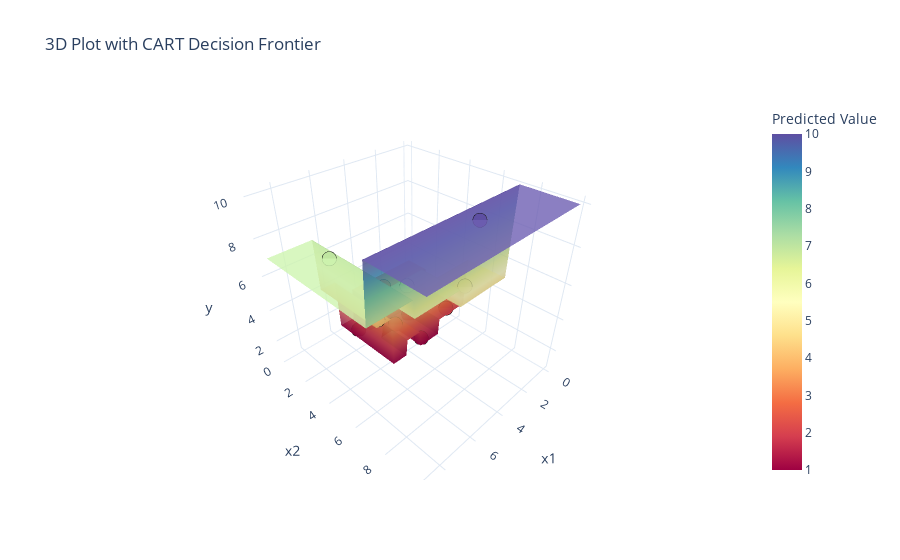

The notebook cell saved with this chart:
### Code cell
fig_3d = go.Figure()

fig_3d.add_trace(
    go.Surface(
        z=y_grid,
        x=x1_range,
        y=x2_range,
        colorscale="Spectral",
        opacity=0.8,
        showscale=True,
        colorbar=dict(title="Predicted Value"),
    )
)

fig_3d.add_trace(
    go.Scatter3d(
        x=X[:, 0],
        y=X[:, 1],
        z=y,
        mode="markers",
        marker=dict(size=5, color=y, colorscale="Spectral", line=dict(width=1, color="black")),
        name="Data Points",
    )
)

fig_3d.update_layout(
    title="3D Plot with CART Decision Frontier",
    scene=dict(
        xaxis_title="x1",
        yaxis_title="x2",
        zaxis_title="y",
    ),
    template="plotly_white",
    showlegend=False,
)

# Display the plots
fig_3d.show()

### Figure 1 — Plotly figure (JSON) as saved in the notebook; plotly's stock layout.template omitted (floating-point values rounded to 4 significant figures; data arrays with more than 128 entries replaced by an {"elided": "..."} marker saying what was removed)
{"data": [{"colorbar": {"title": {"text": "Predicted Value"}}, "colorscale": [[0, "rgb(158,1,66)"], [0.1, "rgb(213,62,79)"], [0.2, "rgb(244,109,67)"], [0.3, "rgb(253,174,97)"], [0.4, "rgb(254,224,139)"], [0.5, "rgb(255,255,191)"], [0.6, "rgb(230,245,152)"], [0.7, "rgb(171,221,164)"], [0.8, "rgb(102,194,165)"], [0.9, "rgb(50,136,189)"], [1, "rgb(94,79,162)"]], "opacity": 0.8, "showscale": true, "type": "surface", "x": [0, 0.09091, 0.1818, 0.2727, 0.3636, 0.4545, 0.5455, 0.6364, 0.7273, 0.8182, 0.9091, 1, 1.091, 1.182, 1.273, 1.364, 1.455, 1.545, 1.636, 1.727, 1.818, 1.909, 2, 2.091, 2.182, 2.273, 2.364, 2.455, 2.545, 2.636, 2.727, 2.818, 2.909, 3, 3.091, 3.182, 3.273, 3.364, 3.455, 3.545, 3.636, 3.727, 3.818, 3.909, 4, 4.091, 4.182, 4.273, 4.364, 4.455, 4.545, 4.636, 4.727, 4.818, 4.909, 5, 5.091, 5.182, 5.273, 5.364, 5.455, 5.545, 5.636, 5.727, 5.818, 5.909, 6, 6.091, 6.182, 6.273, 6.364, 6.455, 6.545, 6.636, 6.727, 6.818, 6.909, 7, 7.091, 7.182, 7.273, 7.364, 7.455, 7.545, 7.636, 7.727, 7.818, 7.909, 8, 8.091, 8.182, 8.273, 8.364, 8.455, 8.545, 8.636, 8.727, 8.818, 8.909, 9], "y": [0, 0.101, 0.202, 0.303, 0.404, 0.5051, 0.6061, 0.7071, 0.8081, 0.9091, 1.01, 1.111, 1.212, 1.313, 1.414, 1.515, 1.616, 1.717, 1.818, 1.919, 2.02, 2.121, 2.222, 2.323, 2.424, 2.525, 2.626, 2.727, 2.828, 2.929, 3.03, 3.131, 3.232, 3.333, 3.434, 3.535, 3.636, 3.737, 3.838, 3.939, 4.04, 4.141, 4.242, 4.343, 4.444, 4.545, 4.646, 4.747, 4.848, 4.949, 5.051, 5.152, 5.253, 5.354, 5.455, 5.556, 5.657, 5.758, 5.859, 5.96, 6.061, 6.162, 6.263, 6.364, 6.465, 6.566, 6.667, 6.768, 6.869, 6.97, 7.071, 7.172, 7.273, 7.374, 7.475, 7.576, 7.677, 7.778, 7.879, 7.98, 8.081, 8.182, 8.283, 8.384, 8.485, 8.586, 8.687, 8.788, 8.889, 8.99, 9.091, 9.192, 9.293, 9.394, 9.495, 9.596, 9.697, 9.798, 9.899, 10], "z": {"elided": "100x100 int values"}}, {"marker": {"color": [2, 1, 3, 5, 1, 2, 1, 10, 6, 4, 7], "colorscale": [[0, "rgb(158,1,66)"], [0.1, "rgb(213,62,79)"], [0.2, "rgb(244,109,67)"], [0.3, "rgb(253,174,97)"], [0.4, "rgb(254,224,139)"], [0.5, "rgb(255,255,191)"], [0.6, "rgb(230,245,152)"], [0.7, "rgb(171,221,164)"], [0.8, "rgb(102,194,165)"], [0.9, "rgb(50,136,189)"], [1, "rgb(94,79,162)"]], "line": {"color": "black", "width": 1}, "size": 5}, "mode": "markers", "name": "Data Points", "type": "scatter3d", "x": [1, 2, 3, 2, 3, 4, 5, 4, 5, 6, 7], "y": [4, 2, 1, 6, 4, 3, 1, 8, 5, 4, 2], "z": [2, 1, 3, 5, 1, 2, 1, 10, 6, 4, 7]}], "layout": {"scene": {"xaxis": {"title": {"text": "x1"}}, "yaxis": {"title": {"text": "x2"}}, "zaxis": {"title": {"text": "y"}}}, "showlegend": false, "title": {"text": "3D Plot with CART Decision Frontier"}}}
